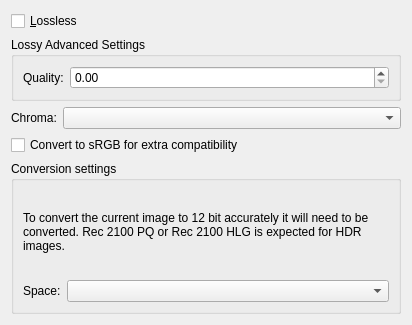
<?xml version="1.0" encoding="UTF-8"?>
<ui version="4.0">
 <author>
    SPDX-FileCopyrightText: none
    SPDX-License-Identifier: GPL-3.0-or-later
  </author>
 <class>WdgHeifExport</class>
 <widget class="QWidget" name="WdgHeifExport">
  <property name="geometry">
   <rect>
    <x>0</x>
    <y>0</y>
    <width>412</width>
    <height>319</height>
   </rect>
  </property>
  <layout class="QFormLayout" name="formLayout_2">
   <item row="1" column="0" colspan="2">
    <widget class="QGroupBox" name="lossySettings">
     <property name="title">
      <string>Lossy Advanced Settings</string>
     </property>
     <layout class="QFormLayout" name="formLayout">
      <item row="0" column="0">
       <widget class="QLabel" name="qualityLabel">
        <property name="text">
         <string>Quality:</string>
        </property>
       </widget>
      </item>
      <item row="0" column="1">
       <widget class="KisDoubleSliderSpinBox" name="sliderQuality">
        <property name="sizePolicy">
         <sizepolicy hsizetype="MinimumExpanding" vsizetype="Preferred">
          <horstretch>0</horstretch>
          <verstretch>0</verstretch>
         </sizepolicy>
        </property>
       </widget>
      </item>
     </layout>
    </widget>
   </item>
   <item row="2" column="0">
    <widget class="QLabel" name="label">
     <property name="text">
      <string>Chroma:</string>
     </property>
    </widget>
   </item>
   <item row="2" column="1">
    <widget class="QComboBox" name="cmbChroma"/>
   </item>
   <item row="4" column="0" colspan="2">
    <widget class="QGroupBox" name="conversionSettings">
     <property name="title">
      <string>Conversion settings</string>
     </property>
     <layout class="QFormLayout" name="formLayout_3">
      <item row="0" column="0" colspan="2">
       <widget class="QLabel" name="explanationLabel">
        <property name="sizePolicy">
         <sizepolicy hsizetype="Preferred" vsizetype="MinimumExpanding">
          <horstretch>0</horstretch>
          <verstretch>0</verstretch>
         </sizepolicy>
        </property>
        <property name="text">
         <string>&lt;html&gt;&lt;head/&gt;&lt;body&gt;&lt;p&gt;To convert the current image to 12 bit accurately it will need to be converted. Rec 2100 PQ or Rec 2100 HLG is expected for HDR images.&lt;/p&gt;&lt;/body&gt;&lt;/html&gt;</string>
        </property>
        <property name="wordWrap">
         <bool>true</bool>
        </property>
       </widget>
      </item>
      <item row="1" column="0">
       <widget class="QLabel" name="spaceLabel">
        <property name="text">
         <string>Space:</string>
        </property>
       </widget>
      </item>
      <item row="1" column="1">
       <widget class="QComboBox" name="cmbConversionPolicy"/>
      </item>
     </layout>
    </widget>
   </item>
   <item row="0" column="0" colspan="2">
    <widget class="QCheckBox" name="chkLossless">
     <property name="sizePolicy">
      <sizepolicy hsizetype="MinimumExpanding" vsizetype="Minimum">
       <horstretch>0</horstretch>
       <verstretch>0</verstretch>
      </sizepolicy>
     </property>
     <property name="toolTip">
      <string>This option will merge all layers. It is advisable to check this option, otherwise other applications might not be able to read your file correctly.</string>
     </property>
     <property name="text">
      <string>&amp;Lossless</string>
     </property>
     <property name="checked">
      <bool>false</bool>
     </property>
    </widget>
   </item>
   <item row="3" column="0" colspan="2">
    <widget class="QCheckBox" name="chkMonochromesRGB">
     <property name="toolTip">
      <string>&lt;html&gt;&lt;head/&gt;&lt;body&gt;&lt;p&gt;Not all encoders for AV1 and by extension avif support saving to monochrome and use a YCbCr fallback. Koma Paint will be able to open these files just fine, but not all programs do. Converting to sRGB first before saving solves this at the cost of larger file size.&lt;/p&gt;&lt;/body&gt;&lt;/html&gt;</string>
     </property>
     <property name="text">
      <string>Convert to sRGB for extra compatibility</string>
     </property>
    </widget>
   </item>
  </layout>
 </widget>
 <customwidgets>
  <customwidget>
   <class>KisDoubleSliderSpinBox</class>
   <extends>QDoubleSpinBox</extends>
   <header>kis_slider_spin_box.h</header>
   <container>1</container>
  </customwidget>
 </customwidgets>
 <resources/>
 <connections/>
</ui>
